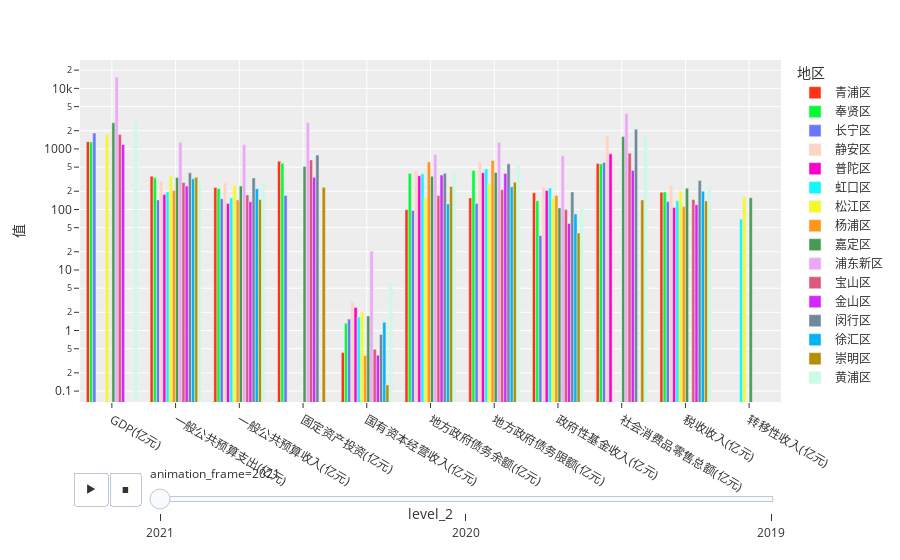

Write notebook code for a chart like this one.
### Code cell
import numpy as np
import pandas as pd
import plotly.express as px
import plotly.graph_objects as go
from plotly.subplots import make_subplots
import plotly.io as pio

pio.templates.default="ggplot2"

#@ 排除无数据项的列
firstData=pd.read_excel(
    "E:\\PythonProject\\Data\\1.xlsx",
    "Sheet1").drop(
    ["地区代码",
    "社会消费品零售总额增速(%)",
    "房地产开发投资(亿元)",
    "工业增加值(亿元)",
    "进出口总额(亿元)",
    "出口总额(亿元)",
    "进口总额(亿元)"
    ],
    axis=1)

###################! 分割出单位为元的数据
GDPData=firstData.copy().iloc[:,[0,1,3,5]]
###################
###################! 分割出单位为百分比的数据
percentData=firstData.copy().iloc[:,[0,1,6,19,20,21,22,23]]
###################
###################! 分割出单位为万人的数据
personData=firstData.copy().iloc[:,[0,1,13,14,15]]
###################
###################! 剩下数据单位为亿元
otherData=firstData.copy().drop(
    ["城镇居民人均可支配收入(元)",
    "人均GDP(元)",
    "GDP增速(%)",
    "常住人口(万人)",
    "户籍人口(万人)",
    "总人口(万人)",
    "财政自给率(%)",
    "负债率(%)",
    "负债率(宽口径)(%)",
    "债务率(%)",
    "债务率(宽口径)(%)"
    ],
    axis=1
)

#@ 长宽数据转换，便于绘图，上述其他数据也可采用此种方式
otherData = otherData.set_index(['地区',"年份"]) #设索引
otherData = otherData.stack() #将列转化为二级索引
#! 此处level参数可能会报错，可以忽略直接运行
otherData.index = otherData.index.rename("年份",level=1) #二级索引命令
otherData.name = '值'
otherData = otherData.reset_index() #将索引转化为Series
otherData=otherData.sort_values(by='level_2',ascending=True)

#* 后续可对其他数据进行可视化
px.bar(
    otherData,
    x="level_2",
    y="值",
    log_y=True,
    color="地区",
    barmode="group",
    animation_frame=otherData.年份.astype(str),
    color_discrete_sequence=px.colors.qualitative.Light24
)

### Figure 1 — Plotly figure (JSON) as saved in the notebook; plotly's stock layout.template omitted (floating-point values rounded to 4 significant figures)
{"data": [{"alignmentgroup": "True", "hovertemplate": "地区=青浦区<br>animation_frame=2021<br>level_2=%{x}<br>值=%{y}<extra></extra>", "legendgroup": "青浦区", "marker": {"color": "#FD3216", "pattern": {"shape": ""}}, "name": "青浦区", "offsetgroup": "青浦区", "orientation": "v", "showlegend": true, "textposition": "auto", "type": "bar", "x": ["GDP(亿元)", "一般公共预算支出(亿元)", "一般公共预算收入(亿元)", "固定资产投资(亿元)", "国有资本经营收入(亿元)", "地方政府债务余额(亿元)", "地方政府债务限额(亿元)", "政府性基金收入(亿元)", "社会消费品零售总额(亿元)", "税收收入(亿元)"], "xaxis": "x", "y": [1317.0, 355.0, 231.1, 625.4, 0.4335, 99.22, 155.1, 189.0, 574.3, 192.6], "yaxis": "y"}, {"alignmentgroup": "True", "hovertemplate": "地区=奉贤区<br>animation_frame=2021<br>level_2=%{x}<br>值=%{y}<extra></extra>", "legendgroup": "奉贤区", "marker": {"color": "#00FE35", "pattern": {"shape": ""}}, "name": "奉贤区", "offsetgroup": "奉贤区", "orientation": "v", "showlegend": true, "textposition": "auto", "type": "bar", "x": ["GDP(亿元)", "一般公共预算支出(亿元)", "一般公共预算收入(亿元)", "固定资产投资(亿元)", "国有资本经营收入(亿元)", "地方政府债务余额(亿元)", "地方政府债务限额(亿元)", "政府性基金收入(亿元)", "社会消费品零售总额(亿元)", "税收收入(亿元)"], "xaxis": "x", "y": [1300, 332.6, 220.8, 580, 1.317, 392.3, 439.6, 139.4, 565, 194.4], "yaxis": "y"}, {"alignmentgroup": "True", "hovertemplate": "地区=长宁区<br>animation_frame=2021<br>level_2=%{x}<br>值=%{y}<extra></extra>", "legendgroup": "长宁区", "marker": {"color": "#6A76FC", "pattern": {"shape": ""}}, "name": "长宁区", "offsetgroup": "长宁区", "orientation": "v", "showlegend": true, "textposition": "auto", "type": "bar", "x": ["GDP(亿元)", "一般公共预算支出(亿元)", "一般公共预算收入(亿元)", "固定资产投资(亿元)", "国有资本经营收入(亿元)", "地方政府债务余额(亿元)", "地方政府债务限额(亿元)", "政府性基金收入(亿元)", "社会消费品零售总额(亿元)", "税收收入(亿元)"], "xaxis": "x", "y": [1827.0, 143.6, 150.3, 170.3, 1.55, 95.71, 125.5, 37.26, 596.8, 135.1], "yaxis": "y"}, {"alignmentgroup": "True", "hovertemplate": "地区=静安区<br>animation_frame=2021<br>level_2=%{x}<br>值=%{y}<extra></extra>", "legendgroup": "静安区", "marker": {"color": "#FED4C4", "pattern": {"shape": ""}}, "name": "静安区", "offsetgroup": "静安区", "orientation": "v", "showlegend": true, "textposition": "auto", "type": "bar", "x": ["一般公共预算支出(亿元)", "一般公共预算收入(亿元)", "国有资本经营收入(亿元)", "地方政府债务余额(亿元)", "地方政府债务限额(亿元)", "政府性基金收入(亿元)", "社会消费品零售总额(亿元)", "税收收入(亿元)"], "xaxis": "x", "y": [292.7, 278.5, 2.987, 435.4, 622, 238.2, 1643.0, 247.6], "yaxis": "y"}, {"alignmentgroup": "True", "hovertemplate": "地区=普陀区<br>animation_frame=2021<br>level_2=%{x}<br>值=%{y}<extra></extra>", "legendgroup": "普陀区", "marker": {"color": "#FE00CE", "pattern": {"shape": ""}}, "name": "普陀区", "offsetgroup": "普陀区", "orientation": "v", "showlegend": true, "textposition": "auto", "type": "bar", "x": ["一般公共预算支出(亿元)", "一般公共预算收入(亿元)", "国有资本经营收入(亿元)", "地方政府债务余额(亿元)", "地方政府债务限额(亿元)", "政府性基金收入(亿元)", "社会消费品零售总额(亿元)", "税收收入(亿元)"], "xaxis": "x", "y": [176.4, 125.6, 2.402, 360.5, 403.3, 205.6, 828.7, 107.6], "yaxis": "y"}, {"alignmentgroup": "True", "hovertemplate": "地区=虹口区<br>animation_frame=2021<br>level_2=%{x}<br>值=%{y}<extra></extra>", "legendgroup": "虹口区", "marker": {"color": "#0DF9FF", "pattern": {"shape": ""}}, "name": "虹口区", "offsetgroup": "虹口区", "orientation": "v", "showlegend": true, "textposition": "auto", "type": "bar", "x": ["一般公共预算支出(亿元)", "一般公共预算收入(亿元)", "国有资本经营收入(亿元)", "地方政府债务余额(亿元)", "地方政府债务限额(亿元)", "政府性基金收入(亿元)", "税收收入(亿元)", "转移性收入(亿元)"], "xaxis": "x", "y": [195.0, 155.2, 1.673, 388.1, 467.4, 226.2, 139.8, 69.16], "yaxis": "y"}, {"alignmentgroup": "True", "hovertemplate": "地区=松江区<br>animation_frame=2021<br>level_2=%{x}<br>值=%{y}<extra></extra>", "legendgroup": "松江区", "marker": {"color": "#F6F926", "pattern": {"shape": ""}}, "name": "松江区", "offsetgroup": "松江区", "orientation": "v", "showlegend": true, "textposition": "auto", "type": "bar", "x": ["GDP(亿元)", "一般公共预算支出(亿元)", "一般公共预算收入(亿元)", "国有资本经营收入(亿元)", "地方政府债务余额(亿元)", "地方政府债务限额(亿元)", "政府性基金收入(亿元)", "税收收入(亿元)", "转移性收入(亿元)"], "xaxis": "x", "y": [1750, 354.7, 250.1, 2.032, 158.3, 271.3, 153.4, 200.8, 161.3], "yaxis": "y"}, {"alignmentgroup": "True", "hovertemplate": "地区=杨浦区<br>animation_frame=2021<br>level_2=%{x}<br>值=%{y}<extra></extra>", "legendgroup": "杨浦区", "marker": {"color": "#FF9616", "pattern": {"shape": ""}}, "name": "杨浦区", "offsetgroup": "杨浦区", "orientation": "v", "showlegend": true, "textposition": "auto", "type": "bar", "x": ["一般公共预算支出(亿元)", "一般公共预算收入(亿元)", "国有资本经营收入(亿元)", "地方政府债务余额(亿元)", "地方政府债务限额(亿元)", "政府性基金收入(亿元)", "税收收入(亿元)"], "xaxis": "x", "y": [205.8, 143.0, 0.3854, 606.9, 642.5, 170.4, 111.6], "yaxis": "y"}, {"alignmentgroup": "True", "hovertemplate": "地区=嘉定区<br>animation_frame=2021<br>level_2=%{x}<br>值=%{y}<extra></extra>", "legendgroup": "嘉定区", "marker": {"color": "#479B55", "pattern": {"shape": ""}}, "name": "嘉定区", "offsetgroup": "嘉定区", "orientation": "v", "showlegend": true, "textposition": "auto", "type": "bar", "x": ["GDP(亿元)", "一般公共预算支出(亿元)", "一般公共预算收入(亿元)", "固定资产投资(亿元)", "国有资本经营收入(亿元)", "地方政府债务余额(亿元)", "地方政府债务限额(亿元)", "政府性基金收入(亿元)", "社会消费品零售总额(亿元)", "税收收入(亿元)", "转移性收入(亿元)"], "xaxis": "x", "y": [2706.0, 336.4, 243.5, 514.3, 1.741, 353.6, 408, 105.9, 1610.0, 224.7, 156.1], "yaxis": "y"}, {"alignmentgroup": "True", "hovertemplate": "地区=浦东新区<br>animation_frame=2021<br>level_2=%{x}<br>值=%{y}<extra></extra>", "legendgroup": "浦东新区", "marker": {"color": "#EEA6FB", "pattern": {"shape": ""}}, "name": "浦东新区", "offsetgroup": "浦东新区", "orientation": "v", "showlegend": true, "textposition": "auto", "type": "bar", "x": ["GDP(亿元)", "一般公共预算支出(亿元)", "一般公共预算收入(亿元)", "固定资产投资(亿元)", "国有资本经营收入(亿元)", "地方政府债务余额(亿元)", "地方政府债务限额(亿元)", "政府性基金收入(亿元)", "社会消费品零售总额(亿元)"], "xaxis": "x", "y": [15353, 1288.0, 1174.0, 2716, 20.46, 812.1, 1288.0, 774.2, 3832], "yaxis": "y"}, {"alignmentgroup": "True", "hovertemplate": "地区=宝山区<br>animation_frame=2021<br>level_2=%{x}<br>值=%{y}<extra></extra>", "legendgroup": "宝山区", "marker": {"color": "#DC587D", "pattern": {"shape": ""}}, "name": "宝山区", "offsetgroup": "宝山区", "orientation": "v", "showlegend": true, "textposition": "auto", "type": "bar", "x": ["GDP(亿元)", "一般公共预算支出(亿元)", "一般公共预算收入(亿元)", "固定资产投资(亿元)", "国有资本经营收入(亿元)", "地方政府债务余额(亿元)", "地方政府债务限额(亿元)", "政府性基金收入(亿元)", "社会消费品零售总额(亿元)", "税收收入(亿元)"], "xaxis": "x", "y": [1726.0, 278.4, 172.9, 657.1, 0.4903, 169.2, 211.5, 99.47, 850.4, 146.3], "yaxis": "y"}, {"alignmentgroup": "True", "hovertemplate": "地区=金山区<br>animation_frame=2021<br>level_2=%{x}<br>值=%{y}<extra></extra>", "legendgroup": "金山区", "marker": {"color": "#D626FF", "pattern": {"shape": ""}}, "name": "金山区", "offsetgroup": "金山区", "orientation": "v", "showlegend": true, "textposition": "auto", "type": "bar", "x": ["GDP(亿元)", "一般公共预算支出(亿元)", "一般公共预算收入(亿元)", "固定资产投资(亿元)", "国有资本经营收入(亿元)", "地方政府债务余额(亿元)", "地方政府债务限额(亿元)", "政府性基金收入(亿元)", "社会消费品零售总额(亿元)", "税收收入(亿元)"], "xaxis": "x", "y": [1183.0, 243.8, 134.3, 341.1, 0.3916, 370.7, 392.4, 58.79, 440.0, 119.7], "yaxis": "y"}, {"alignmentgroup": "True", "hovertemplate": "地区=闵行区<br>animation_frame=2021<br>level_2=%{x}<br>值=%{y}<extra></extra>", "legendgroup": "闵行区", "marker": {"color": "#6E899C", "pattern": {"shape": ""}}, "name": "闵行区", "offsetgroup": "闵行区", "orientation": "v", "showlegend": true, "textposition": "auto", "type": "bar", "x": ["一般公共预算支出(亿元)", "一般公共预算收入(亿元)", "固定资产投资(亿元)", "国有资本经营收入(亿元)", "地方政府债务余额(亿元)", "地方政府债务限额(亿元)", "政府性基金收入(亿元)", "社会消费品零售总额(亿元)", "税收收入(亿元)"], "xaxis": "x", "y": [402.2, 331.1, 790.0, 0.86, 395, 567.1, 194.4, 2109.0, 300], "yaxis": "y"}, {"alignmentgroup": "True", "hovertemplate": "地区=徐汇区<br>animation_frame=2021<br>level_2=%{x}<br>值=%{y}<extra></extra>", "legendgroup": "徐汇区", "marker": {"color": "#00B5F7", "pattern": {"shape": ""}}, "name": "徐汇区", "offsetgroup": "徐汇区", "orientation": "v", "showlegend": true, "textposition": "auto", "type": "bar", "x": ["一般公共预算支出(亿元)", "一般公共预算收入(亿元)", "国有资本经营收入(亿元)", "地方政府债务余额(亿元)", "地方政府债务限额(亿元)", "政府性基金收入(亿元)", "税收收入(亿元)"], "xaxis": "x", "y": [320.9, 220.5, 1.376, 122.9, 237.8, 84.17, 199.6], "yaxis": "y"}, {"alignmentgroup": "True", "hovertemplate": "地区=崇明区<br>animation_frame=2021<br>level_2=%{x}<br>值=%{y}<extra></extra>", "legendgroup": "崇明区", "marker": {"color": "#B68E00", "pattern": {"shape": ""}}, "name": "崇明区", "offsetgroup": "崇明区", "orientation": "v", "showlegend": true, "textposition": "auto", "type": "bar", "x": ["一般公共预算支出(亿元)", "一般公共预算收入(亿元)", "固定资产投资(亿元)", "国有资本经营收入(亿元)", "地方政府债务余额(亿元)", "地方政府债务限额(亿元)", "政府性基金收入(亿元)", "社会消费品零售总额(亿元)", "税收收入(亿元)"], "xaxis": "x", "y": [338.8, 146.0, 232.9, 0.1265, 239.9, 281.1, 40.81, 143.5, 138.3], "yaxis": "y"}, {"alignmentgroup": "True", "hovertemplate": "地区=黄浦区<br>animation_frame=2021<br>level_2=%{x}<br>值=%{y}<extra></extra>", "legendgroup": "黄浦区", "marker": {"color": "#C9FBE5", "pattern": {"shape": ""}}, "name": "黄浦区", "offsetgroup": "黄浦区", "orientation": "v", "showlegend": true, "textposition": "auto", "type": "bar", "x": ["GDP(亿元)", "一般公共预算支出(亿元)", "一般公共预算收入(亿元)", "国有资本经营收入(亿元)", "地方政府债务余额(亿元)", "地方政府债务限额(亿元)", "政府性基金收入(亿元)", "社会消费品零售总额(亿元)", "税收收入(亿元)"], "xaxis": "x", "y": [2902.0, 322.7, 267.0, 6.38, 408.8, 538.1, 111.6, 1586.0, 241.0], "yaxis": "y"}], "layout": {"barmode": "group", "legend": {"title": {"text": "地区"}, "tracegroupgap": 0}, "margin": {"t": 60}, "sliders": [{"active": 0, "currentvalue": {"prefix": "animation_frame="}, "len": 0.9, "pad": {"b": 10, "t": 60}, "steps": [{"args": [["2021"], {"frame": {"duration": 0, "redraw": true}, "fromcurrent": true, "mode": "immediate", "transition": {"duration": 0, "easing": "linear"}}], "label": "2021", "method": "animate"}, {"args": [["2020"], {"frame": {"duration": 0, "redraw": true}, "fromcurrent": true, "mode": "immediate", "transition": {"duration": 0, "easing": "linear"}}], "label": "2020", "method": "animate"}, {"args": [["2019"], {"frame": {"duration": 0, "redraw": true}, "fromcurrent": true, "mode": "immediate", "transition": {"duration": 0, "easing": "linear"}}], "label": "2019", "method": "animate"}], "x": 0.1, "xanchor": "left", "y": 0, "yanchor": "top"}], "updatemenus": [{"buttons": [{"args": [null, {"frame": {"duration": 500, "redraw": true}, "fromcurrent": true, "mode": "immediate", "transition": {"duration": 500, "easing": "linear"}}], "label": "&#9654;", "method": "animate"}, {"args": [[null], {"frame": {"duration": 0, "redraw": true}, "fromcurrent": true, "mode": "immediate", "transition": {"duration": 0, "easing": "linear"}}], "label": "&#9724;", "method": "animate"}], "direction": "left", "pad": {"r": 10, "t": 70}, "showactive": false, "type": "buttons", "x": 0.1, "xanchor": "right", "y": 0, "yanchor": "top"}], "xaxis": {"anchor": "y", "domain": [0, 1], "title": {"text": "level_2"}}, "yaxis": {"anchor": "x", "domain": [0, 1], "title": {"text": "值"}, "type": "log"}}}
